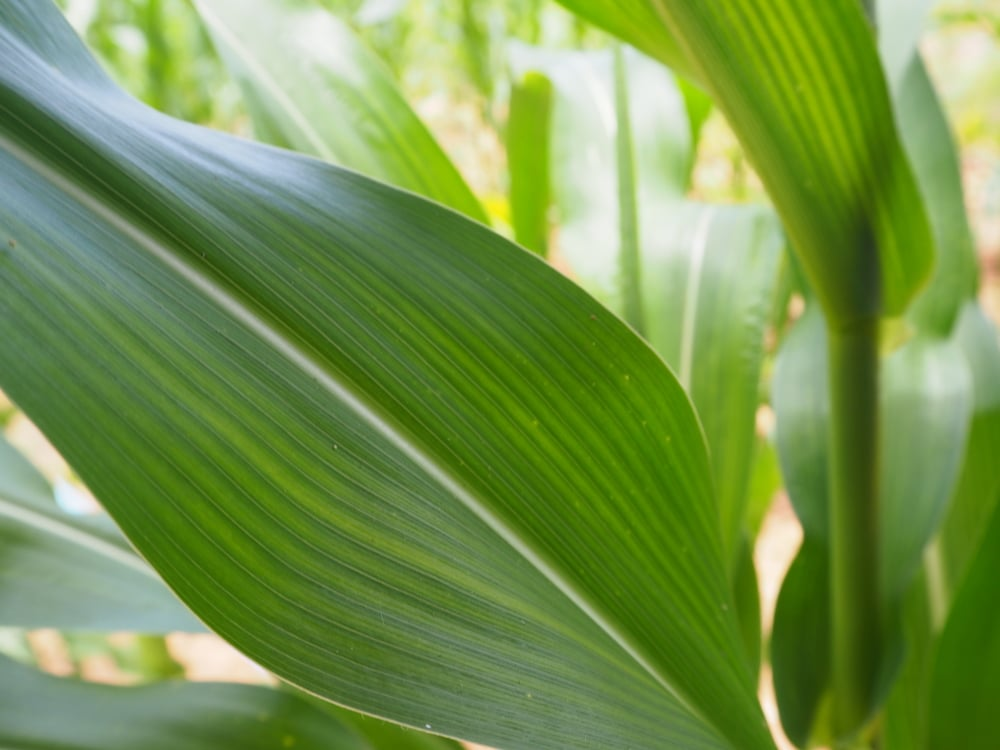
#> input picture images/leaf-1.jpg, 1000 x 750 px
$ python app.py
#> lines starting #> are read from the running program, lines starting #| are printed output that depends on the picture
import cv2
import numpy as np
import colour

IMG_SIZE = (200,200)
img_A_path = 'images/leaf-1.jpg'
img_B_path = 'images/2.jpg'

# Read img_A and img_B and convert to float
img_A = cv2.imread(img_A_path).astype("float32") / 255
img_B = cv2.imread(img_B_path).astype("float32") / 255
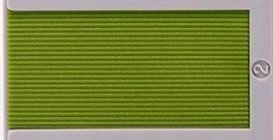
#> input picture images/2.jpg, 273 x 140 px

# Resize
img_A = cv2.resize(img_A, IMG_SIZE)
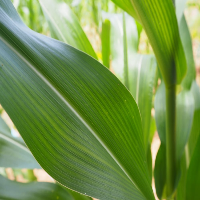
#> img_A: shape (200, 200, 3) float32; mean B, G, R 0.303, 0.582, 0.461
img_B = cv2.resize(img_B, IMG_SIZE)
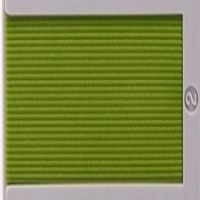
#> img_B: shape (200, 200, 3) float32; mean B, G, R 0.253, 0.522, 0.481

# Convert image_A and image_B from BGR to LAB
img_A = cv2.cvtColor(img_A,cv2.COLOR_BGR2LAB)
#> img_A: shape (200, 200, 3) float32; mean of channels 0, 1, 2 57.5, -22, 31.9
img_B = cv2.cvtColor(img_B,cv2.COLOR_BGR2LAB)
#> img_B: shape (200, 200, 3) float32; mean of channels 0, 1, 2 53.3, -13.4, 33.6

# Calculate Delta-E
#> (the run stopped early here; a loop or call above may not have finished)
